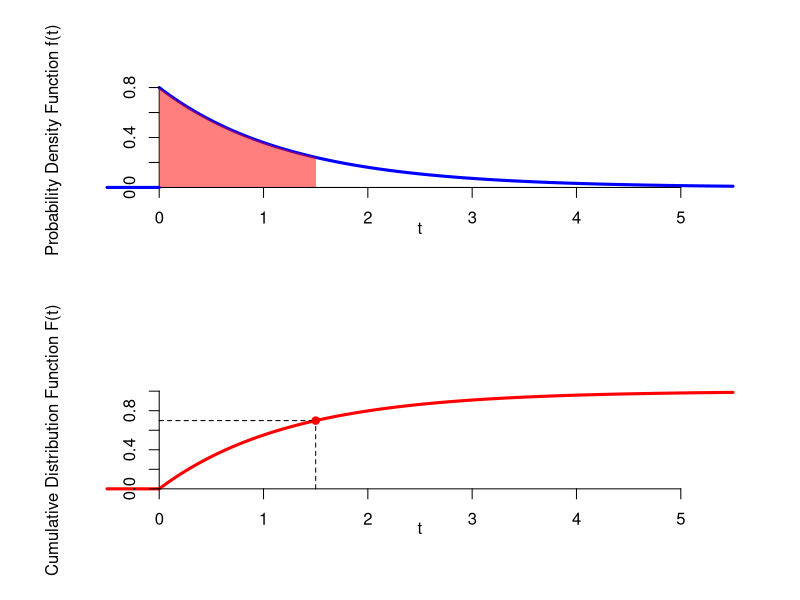

Reproduce this figure in R.
## ---- chunk 1
par(mfrow=c(2, 1), mgp=c(1, 1, 0))

t <- seq(0, 5.5, by=0.01)
plot(t, 0.8 * exp(-0.8 * t), type="l", lwd=3, col="blue",
     xaxt="n", yaxt="n", bty="n",
     xlab="t", ylab="Probability Density Function f(t)", 
     xlim=c(-0.5, 5.5), ylim=c(-0.05, 0.81))
axis(1, pos=0)
axis(2, pos=0)
range <- seq(0, 1.5, by=0.01)
polygon(c(0, range, 1.5), c(0, 0.8 * exp(-0.8 * range), 0), 
        border=NA, col=rgb(1, 0, 0, 0.5))
lines(c(-0.5, 0), c(0, 0), lwd=3, col="blue")

plot(t, 1 - exp(-0.8 * t), type="l", lwd=3, col="red",
     xaxt="n", yaxt="n", bty="n",
     xlab="t", ylab="Cumulative Distribution Function F(t)", 
     xlim=c(-0.5, 5.5), ylim=c(-0.05, 1.05))
lines(c(-0.5, 0), c(0, 0), lwd=3, col="red")
lines(c(1.5, 1.5), c(0, 1 - exp(-0.8 * 1.5)), lty=2)
lines(c(0, 1.5), rep(1 - exp(-0.8 * 1.5), 2), lty=2)
points(1.5, 1 - exp(-0.8 * 1.5), col="red", pch=19)
axis(1, pos=0)
axis(2, pos=0)
